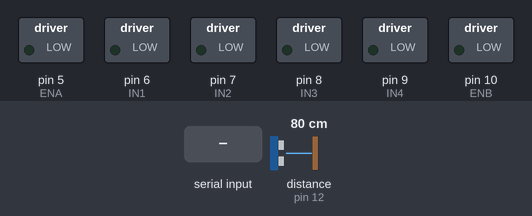
A sketch run on a simulated Arduino Uno, built with avr-gcc and run on an emulated ATmega328P. Shown: switched loads named in the sketch (green lamp = pin HIGH). Wiring (inferred from the names in the program): ultrasonic range finder: trigger pin 11; echo pin 12. The test bench sets the inputs (shaded band); at power-on: distance to the obstacle (sensor on pin 12) 80 cm. The echo pulse lasts 58.3 µs per cm; pins used as bus, display or sensor lines are not drawn; what the sketch prints to the serial monitor is not drawn.

Above: at 1.2 s.
1.3 s: "M,,45\n" received over Serial
At 1.7 s:
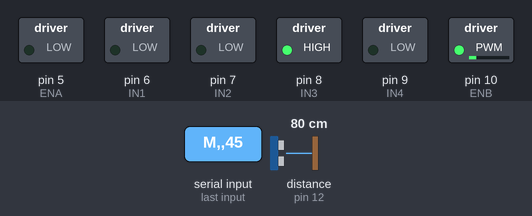
Timing chart, 0 to 4.3 s (numbered marks = the images above; inputs shaded):
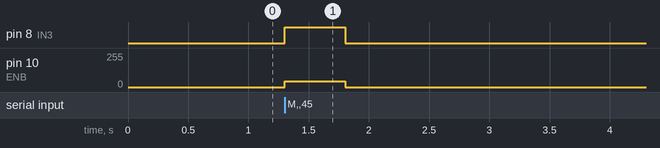

The sketch:

motor_controller.ino
```cpp
// DesiPachinos owner-following robot: Arduino Uno motor controller
// Receives "M,<left>,<right>\n" (-255..255) over USB serial at 115200 baud.
// Sends "D,<cm>\n" (ultrasonic distance, 999 = no echo) to the Pi after every ping (~16 Hz).
// Safety on the Arduino itself:
//   - stops if no command arrives for 500 ms (Python crashed / cable pulled)
//   - blocks forward motion if the ultrasonic sensor sees an obstacle under 20 cm
//
// Wiring (L298N): remove the ENA/ENB jumpers.
//   Left motors (2 in parallel)  -> OUT1/OUT2,  Right motors (2 in parallel) -> OUT3/OUT4
//   ENA -> D5, IN1 -> D6, IN2 -> D7, IN3 -> D8, IN4 -> D9, ENB -> D10
//   HC-SR04: TRIG -> D11, ECHO -> D12, VCC -> 5V, GND -> GND
//   Battery + -> L298N 12V, battery - -> L298N GND AND Arduino GND (common ground)

const int ENA = 5, IN1 = 6, IN2 = 7;
const int ENB = 10, IN3 = 8, IN4 = 9;
const int TRIG = 11, ECHO = 12;

const unsigned long WATCHDOG_MS = 500;
const int STOP_CM = 20;

int cmdL = 0, cmdR = 0;
unsigned long lastCmd = 0, lastPing = 0;
long distCm = 999;
String buf;

void setSide(int en, int a, int b, int v) {
  v = constrain(v, -255, 255);
  digitalWrite(a, v > 0 ? HIGH : LOW);
  digitalWrite(b, v < 0 ? HIGH : LOW);
  analogWrite(en, abs(v));
}

long readDistanceCm() {
  digitalWrite(TRIG, LOW);  delayMicroseconds(2);
  digitalWrite(TRIG, HIGH); delayMicroseconds(10);
  digitalWrite(TRIG, LOW);
  long us = pulseIn(ECHO, HIGH, 25000);   // ~4 m timeout
  return us == 0 ? 999 : us / 58;
}

void parseLine(const String &line) {
  if (!line.startsWith("M,")) return;
  int comma = line.indexOf(',', 2);
  if (comma < 0) return;
  cmdL = line.substring(2, comma).toInt();
  cmdR = line.substring(comma + 1).toInt();
  lastCmd = millis();
}

void setup() {
  pinMode(ENA, OUTPUT); pinMode(IN1, OUTPUT); pinMode(IN2, OUTPUT);
  pinMode(ENB, OUTPUT); pinMode(IN3, OUTPUT); pinMode(IN4, OUTPUT);
  pinMode(TRIG, OUTPUT); pinMode(ECHO, INPUT);
  Serial.begin(115200);
}

void loop() {
  while (Serial.available()) {
    char c = Serial.read();
    if (c == '\n') { parseLine(buf); buf = ""; }
    else if (buf.length() < 32) buf += c;
  }

  if (millis() - lastPing > 60) {
    distCm = readDistanceCm();
    lastPing = millis();
    // only if there is room: a full TX buffer must never stall motor control or the watchdog
    if (Serial.availableForWrite() >= 8) { Serial.print("D,"); Serial.println(distCm); }
  }

  int l = cmdL, r = cmdR;
  if (millis() - lastCmd > WATCHDOG_MS) { l = 0; r = 0; }        // watchdog
  if (distCm < STOP_CM && (l + r) > 0) { l = 0; r = 0; }         // block forward only

  setSide(ENA, IN1, IN2, l);
  setSide(ENB, IN3, IN4, r);
}
```

Measured:
- after the input at 1.3 s, pin 8 (IN3): LOW → HIGH at once, → LOW 0.50 s later; pin 10 (ENB): 0/255 → 45/255 at once, → 0/255 0.50 s later
